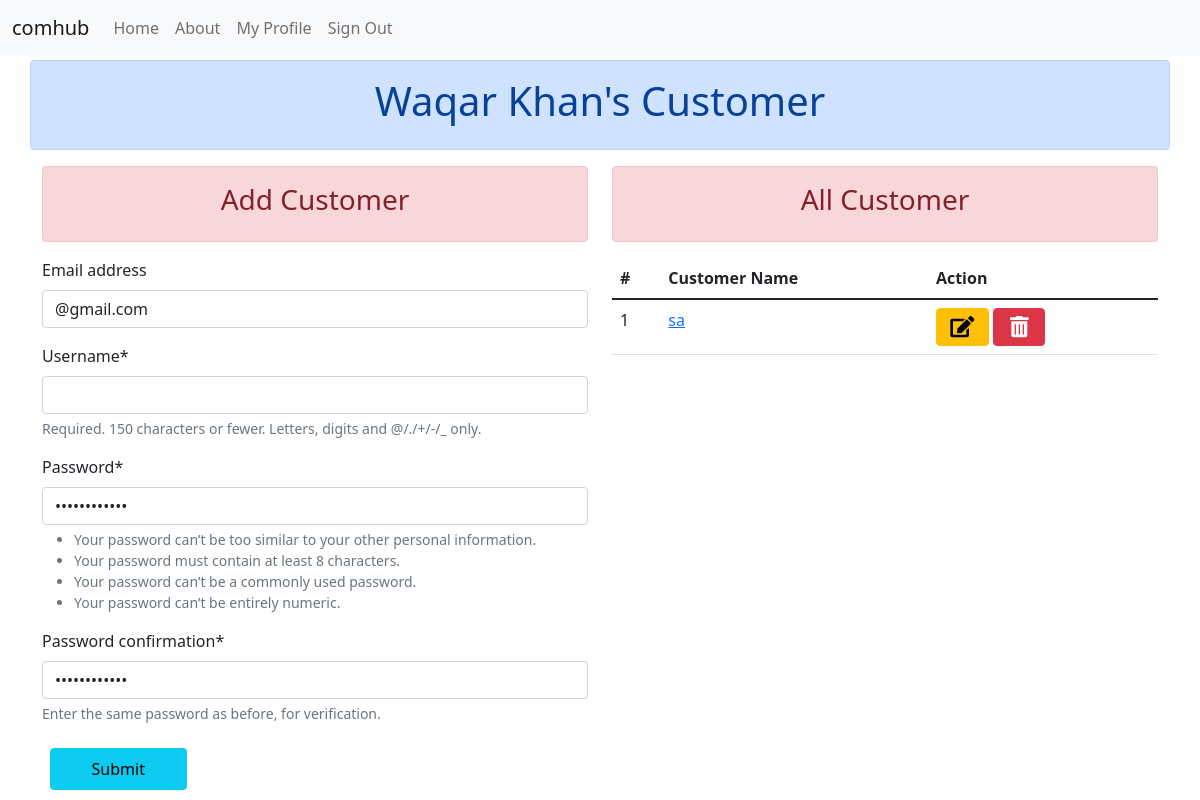
The page / (signed in) on the database as committed earlier.
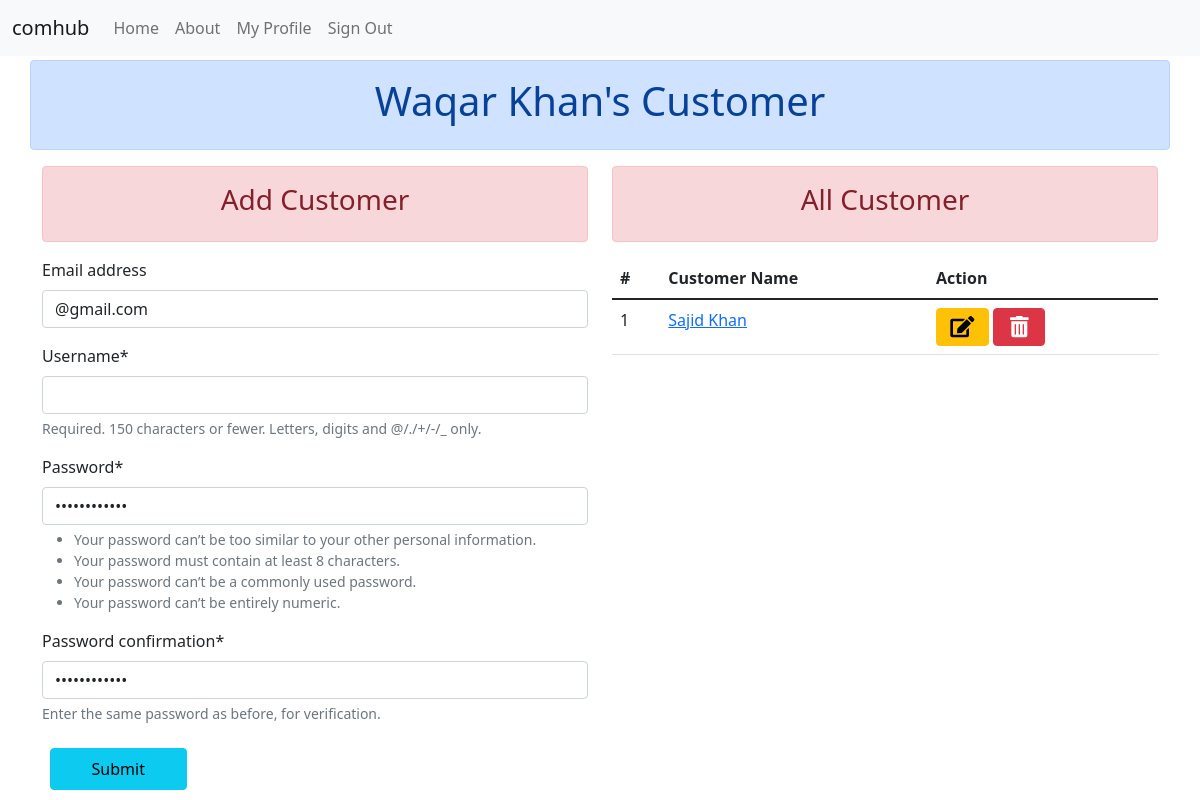
The same page on the database as committed later.
### comhub/users/models.py (models this page shows, shortened)
class User(AbstractUser):
    name = CharField(_("Name of User"), blank=True, max_length=255)
    address = TextField(_("Address"), blank=True)
    phone_number = PhoneNumberField(_("User's Phone Number"), blank=True)
    user_type_choices = Choices('Admin','Suplier','Customer',)
    user_type = StatusField(choices_name='user_type_choices')
    customer_of = models.ForeignKey("self", on_delete=models.CASCADE, blank=True, null=True)
    first_name = None  # type: ignore
    last_name = None  # type: ignore

### comhub/file_sharing_app/views.py (the view)
# urls.py: path("", file_sharing_views.home, name="home"),
@login_required
def home(request):
    if request.user.user_type == "Customer":
        return redirect(customer_file_page, username=request.user.username)
    initial = {'email':  '@gmail.com'}
    form = CustomerForm(request.POST or None, initial=initial)
    if form.is_valid():
        customer_object = form.save(commit=False)
        customer_object.user_type = 'Customer'
        customer_object.customer_of = request.user
        customer_object.save()
        form = CustomerForm(initial=initial)
    context = {"form": form}
    return render(request, 'pages/home.html', context)

### comhub/file_sharing_app/forms.py
class CustomerForm(UserCreationForm):
    class Meta:
        model = User
        fields = ('email', 'username')
    def __init__(self, *args, **kwargs):
        super().__init__(*args, **kwargs)
        password = str(uuid.uuid1()).split("-")[-1]
        self.fields['password1'].widget.attrs.update({'value':password})
        self.fields['password2'].widget.attrs.update({'value':password})

### comhub/users/context_processors.py (called while the page is built)
def allauth_settings(request):
    return {
        "ACCOUNT_ALLOW_REGISTRATION": settings.ACCOUNT_ALLOW_REGISTRATION,
    }

### comhub/templates/pages/home.html (shortened to what this page needs)
{% extends "base.html" %}
{% load crispy_forms_tags %}
{% block content %}
<div class="row">
    <div class="col-12 alert alert-primary text-center">
        <h1>
            {{request.user.name|title}}'s Customer
        </h1>
    </div>
    <div class="col-md-6">
        <div class="col-12 alert alert-danger text-center">
            <h3>
                Add Customer
            </h3>
        </div>
        <form action="." method="post">
            {{form|crispy}}
            <button class="btn btn-info m-2 p-2 col-3" type="submit">Submit</button>
        </form>
    </div>
    <div class="col-md-6">
        <div class="col-12 alert alert-danger text-center">
            <h3>
                All Customer
            </h3>
        </div>
        <div class="col-12">
            <table class="table">
                <thead>
                    <tr>
                        <th>#</th>
                        <th>Customer Name</th>
                        <th>Action</th>
                    </tr>
                </thead>
                <tbody>
                    {% for customer in request.user.user_set.all %}
                    <tr>
                        <td scope="row">{{forloop.counter}}</td>
                        <td><a href="{% url 'customer_file_page' customer.username %}">{% if customer.name %}{{customer.name}}{% else %}{{customer.username}}{% endif %}</a></td>
                        <td>
                            <a class="btn btn-warning" href="{% url 'update_user' customer.username %}" role="button"><i class="fas fa-edit  fa-lg fa-fw"></i></a>
                            <a class="btn btn-danger" href="{% url 'users:delete' customer.username %}" role="button"><i class="fas fa-trash-alt fa-lg fa-fw"></i></a>
                        </td>
                    </tr>
                    {% endfor %}
                </tbody>
            </table>
        </div>
    </div>
</div>
{% endblock content %}

Rows that differ between the two databases and show on the page:
changed User: name (not shown) → "Sajid Khan"; username "sa" → (not shown)
